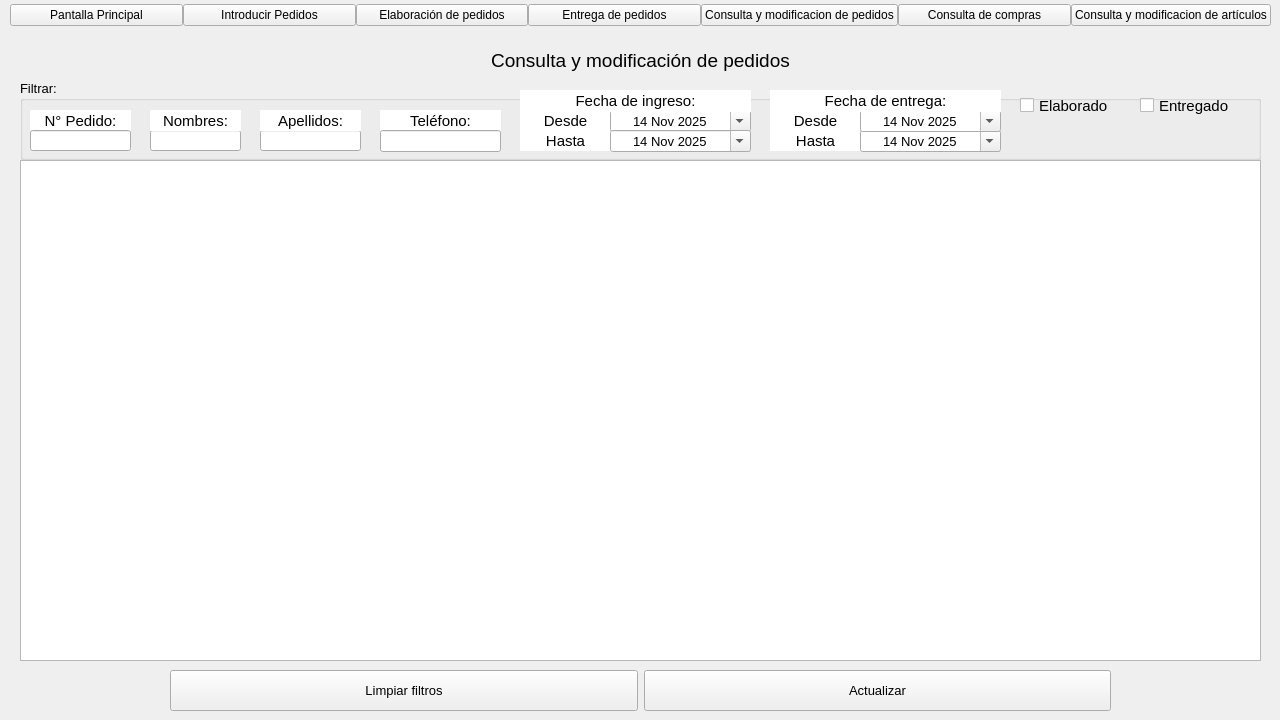
<?xml version="1.0" encoding="UTF-8"?>
<ui version="4.0">
 <class>MainWindow</class>
 <widget class="QMainWindow" name="MainWindow">
  <property name="geometry">
   <rect>
    <x>0</x>
    <y>0</y>
    <width>1280</width>
    <height>720</height>
   </rect>
  </property>
  <property name="windowTitle">
   <string>Proyecto carniceria</string>
  </property>
  <widget class="QWidget" name="centralwidget">
   <widget class="QWidget" name="horizontalLayoutWidget">
    <property name="geometry">
     <rect>
      <x>10</x>
      <y>-10</y>
      <width>1261</width>
      <height>51</height>
     </rect>
    </property>
    <layout class="QHBoxLayout" name="horizontalLayout" stretch="1,1,1,1,1,1,1">
     <property name="spacing">
      <number>0</number>
     </property>
     <property name="sizeConstraint">
      <enum>QLayout::SetDefaultConstraint</enum>
     </property>
     <item>
      <widget class="QPushButton" name="menuPantallaPrincipal">
       <property name="cursor">
        <cursorShape>PointingHandCursor</cursorShape>
       </property>
       <property name="text">
        <string>Pantalla Principal</string>
       </property>
      </widget>
     </item>
     <item>
      <widget class="QPushButton" name="menuIntroduccionPedidos">
       <property name="cursor">
        <cursorShape>PointingHandCursor</cursorShape>
       </property>
       <property name="text">
        <string>Introducir Pedidos</string>
       </property>
      </widget>
     </item>
     <item>
      <widget class="QPushButton" name="menuElaboracionPedidos">
       <property name="cursor">
        <cursorShape>PointingHandCursor</cursorShape>
       </property>
       <property name="text">
        <string>Elaboración de pedidos</string>
       </property>
      </widget>
     </item>
     <item>
      <widget class="QPushButton" name="menuEntregaPedidos">
       <property name="cursor">
        <cursorShape>PointingHandCursor</cursorShape>
       </property>
       <property name="text">
        <string>Entrega de pedidos</string>
       </property>
      </widget>
     </item>
     <item>
      <widget class="QPushButton" name="menuConsultaPedidos">
       <property name="cursor">
        <cursorShape>PointingHandCursor</cursorShape>
       </property>
       <property name="text">
        <string>Consulta y modificacion de pedidos</string>
       </property>
      </widget>
     </item>
     <item>
      <widget class="QPushButton" name="menuConsultaCompras">
       <property name="cursor">
        <cursorShape>PointingHandCursor</cursorShape>
       </property>
       <property name="text">
        <string>Consulta de compras</string>
       </property>
      </widget>
     </item>
     <item>
      <widget class="QPushButton" name="menuConsultaArticulos">
       <property name="cursor">
        <cursorShape>PointingHandCursor</cursorShape>
       </property>
       <property name="text">
        <string>Consulta y modificacion de artículos</string>
       </property>
      </widget>
     </item>
    </layout>
   </widget>
   <widget class="QLabel" name="label">
    <property name="geometry">
     <rect>
      <x>10</x>
      <y>40</y>
      <width>1261</width>
      <height>41</height>
     </rect>
    </property>
    <property name="font">
     <font>
      <pointsize>14</pointsize>
     </font>
    </property>
    <property name="cursor">
     <cursorShape>ArrowCursor</cursorShape>
    </property>
    <property name="text">
     <string>Consulta y modificación de pedidos</string>
    </property>
    <property name="alignment">
     <set>Qt::AlignCenter</set>
    </property>
   </widget>
   <widget class="QTableWidget" name="tablaPedidos">
    <property name="geometry">
     <rect>
      <x>20</x>
      <y>160</y>
      <width>1241</width>
      <height>501</height>
     </rect>
    </property>
    <property name="editTriggers">
     <set>QAbstractItemView::NoEditTriggers</set>
    </property>
    <property name="selectionMode">
     <enum>QAbstractItemView::ExtendedSelection</enum>
    </property>
    <property name="selectionBehavior">
     <enum>QAbstractItemView::SelectRows</enum>
    </property>
    <property name="sortingEnabled">
     <bool>true</bool>
    </property>
   </widget>
   <widget class="QGroupBox" name="groupBox">
    <property name="geometry">
     <rect>
      <x>20</x>
      <y>80</y>
      <width>1241</width>
      <height>80</height>
     </rect>
    </property>
    <property name="font">
     <font>
      <pointsize>10</pointsize>
     </font>
    </property>
    <property name="title">
     <string>Filtrar:</string>
    </property>
    <widget class="QLabel" name="label_11">
     <property name="geometry">
      <rect>
       <x>750</x>
       <y>50</y>
       <width>91</width>
       <height>21</height>
      </rect>
     </property>
     <property name="font">
      <font>
       <pointsize>11</pointsize>
      </font>
     </property>
     <property name="styleSheet">
      <string notr="true">background-color: #ffffff;</string>
     </property>
     <property name="text">
      <string>Hasta</string>
     </property>
     <property name="alignment">
      <set>Qt::AlignCenter</set>
     </property>
    </widget>
    <widget class="QDateEdit" name="fechaEntregaHasta">
     <property name="geometry">
      <rect>
       <x>840</x>
       <y>50</y>
       <width>141</width>
       <height>22</height>
      </rect>
     </property>
     <property name="font">
      <font>
       <pointsize>10</pointsize>
      </font>
     </property>
     <property name="wrapping">
      <bool>false</bool>
     </property>
     <property name="frame">
      <bool>true</bool>
     </property>
     <property name="alignment">
      <set>Qt::AlignCenter</set>
     </property>
     <property name="readOnly">
      <bool>false</bool>
     </property>
     <property name="calendarPopup">
      <bool>true</bool>
     </property>
     <property name="date">
      <date>
       <year>2025</year>
       <month>11</month>
       <day>14</day>
      </date>
     </property>
    </widget>
    <widget class="QLabel" name="label_8">
     <property name="geometry">
      <rect>
       <x>500</x>
       <y>30</y>
       <width>91</width>
       <height>21</height>
      </rect>
     </property>
     <property name="font">
      <font>
       <pointsize>11</pointsize>
      </font>
     </property>
     <property name="styleSheet">
      <string notr="true">background-color: #ffffff;</string>
     </property>
     <property name="text">
      <string>Desde</string>
     </property>
     <property name="alignment">
      <set>Qt::AlignCenter</set>
     </property>
    </widget>
    <widget class="QCheckBox" name="boxEntregado">
     <property name="geometry">
      <rect>
       <x>1120</x>
       <y>10</y>
       <width>111</width>
       <height>31</height>
      </rect>
     </property>
     <property name="font">
      <font>
       <pointsize>11</pointsize>
      </font>
     </property>
     <property name="cursor">
      <cursorShape>PointingHandCursor</cursorShape>
     </property>
     <property name="text">
      <string>Entregado</string>
     </property>
    </widget>
    <widget class="QLineEdit" name="txtNombreCliente">
     <property name="geometry">
      <rect>
       <x>130</x>
       <y>50</y>
       <width>91</width>
       <height>21</height>
      </rect>
     </property>
     <property name="font">
      <font>
       <pointsize>10</pointsize>
      </font>
     </property>
    </widget>
    <widget class="QLabel" name="label_5">
     <property name="geometry">
      <rect>
       <x>360</x>
       <y>30</y>
       <width>121</width>
       <height>21</height>
      </rect>
     </property>
     <property name="font">
      <font>
       <pointsize>11</pointsize>
      </font>
     </property>
     <property name="styleSheet">
      <string notr="true">background-color: #ffffff;</string>
     </property>
     <property name="text">
      <string>Teléfono:</string>
     </property>
     <property name="alignment">
      <set>Qt::AlignCenter</set>
     </property>
    </widget>
    <widget class="QLineEdit" name="txtApellidoCliente">
     <property name="geometry">
      <rect>
       <x>240</x>
       <y>50</y>
       <width>101</width>
       <height>21</height>
      </rect>
     </property>
     <property name="font">
      <font>
       <pointsize>10</pointsize>
      </font>
     </property>
    </widget>
    <widget class="QLabel" name="label_9">
     <property name="geometry">
      <rect>
       <x>500</x>
       <y>50</y>
       <width>91</width>
       <height>21</height>
      </rect>
     </property>
     <property name="font">
      <font>
       <pointsize>11</pointsize>
      </font>
     </property>
     <property name="styleSheet">
      <string notr="true">background-color: #ffffff;</string>
     </property>
     <property name="text">
      <string>Hasta</string>
     </property>
     <property name="alignment">
      <set>Qt::AlignCenter</set>
     </property>
    </widget>
    <widget class="QLineEdit" name="txtTelefonoCliente">
     <property name="geometry">
      <rect>
       <x>360</x>
       <y>50</y>
       <width>121</width>
       <height>22</height>
      </rect>
     </property>
     <property name="font">
      <font>
       <pointsize>10</pointsize>
      </font>
     </property>
    </widget>
    <widget class="QLabel" name="label_2">
     <property name="geometry">
      <rect>
       <x>10</x>
       <y>30</y>
       <width>101</width>
       <height>21</height>
      </rect>
     </property>
     <property name="font">
      <font>
       <pointsize>11</pointsize>
      </font>
     </property>
     <property name="styleSheet">
      <string notr="true">background-color: #ffffff;</string>
     </property>
     <property name="text">
      <string>N° Pedido:</string>
     </property>
     <property name="alignment">
      <set>Qt::AlignCenter</set>
     </property>
    </widget>
    <widget class="QLabel" name="label_4">
     <property name="geometry">
      <rect>
       <x>240</x>
       <y>30</y>
       <width>101</width>
       <height>21</height>
      </rect>
     </property>
     <property name="font">
      <font>
       <pointsize>11</pointsize>
      </font>
     </property>
     <property name="styleSheet">
      <string notr="true">background-color: #ffffff;</string>
     </property>
     <property name="text">
      <string>Apellidos:</string>
     </property>
     <property name="alignment">
      <set>Qt::AlignCenter</set>
     </property>
    </widget>
    <widget class="QLabel" name="label_3">
     <property name="geometry">
      <rect>
       <x>130</x>
       <y>30</y>
       <width>91</width>
       <height>21</height>
      </rect>
     </property>
     <property name="font">
      <font>
       <pointsize>11</pointsize>
      </font>
     </property>
     <property name="styleSheet">
      <string notr="true">background-color: #ffffff;</string>
     </property>
     <property name="text">
      <string>Nombres:</string>
     </property>
     <property name="alignment">
      <set>Qt::AlignCenter</set>
     </property>
    </widget>
    <widget class="QCheckBox" name="boxElaborado">
     <property name="geometry">
      <rect>
       <x>1000</x>
       <y>10</y>
       <width>111</width>
       <height>31</height>
      </rect>
     </property>
     <property name="font">
      <font>
       <pointsize>11</pointsize>
      </font>
     </property>
     <property name="cursor">
      <cursorShape>PointingHandCursor</cursorShape>
     </property>
     <property name="styleSheet">
      <string notr="true"/>
     </property>
     <property name="text">
      <string>Elaborado</string>
     </property>
     <property name="tristate">
      <bool>false</bool>
     </property>
    </widget>
    <widget class="QDateEdit" name="fechaIngresoDesde">
     <property name="geometry">
      <rect>
       <x>590</x>
       <y>30</y>
       <width>141</width>
       <height>22</height>
      </rect>
     </property>
     <property name="font">
      <font>
       <pointsize>10</pointsize>
      </font>
     </property>
     <property name="wrapping">
      <bool>false</bool>
     </property>
     <property name="frame">
      <bool>true</bool>
     </property>
     <property name="alignment">
      <set>Qt::AlignCenter</set>
     </property>
     <property name="readOnly">
      <bool>false</bool>
     </property>
     <property name="calendarPopup">
      <bool>true</bool>
     </property>
     <property name="date">
      <date>
       <year>2025</year>
       <month>11</month>
       <day>14</day>
      </date>
     </property>
    </widget>
    <widget class="QDateEdit" name="fechaIngresoHasta">
     <property name="geometry">
      <rect>
       <x>590</x>
       <y>50</y>
       <width>141</width>
       <height>22</height>
      </rect>
     </property>
     <property name="font">
      <font>
       <pointsize>10</pointsize>
      </font>
     </property>
     <property name="wrapping">
      <bool>false</bool>
     </property>
     <property name="frame">
      <bool>true</bool>
     </property>
     <property name="alignment">
      <set>Qt::AlignCenter</set>
     </property>
     <property name="readOnly">
      <bool>false</bool>
     </property>
     <property name="calendarPopup">
      <bool>true</bool>
     </property>
     <property name="date">
      <date>
       <year>2025</year>
       <month>11</month>
       <day>14</day>
      </date>
     </property>
    </widget>
    <widget class="QLabel" name="label_10">
     <property name="geometry">
      <rect>
       <x>750</x>
       <y>30</y>
       <width>91</width>
       <height>21</height>
      </rect>
     </property>
     <property name="font">
      <font>
       <pointsize>11</pointsize>
      </font>
     </property>
     <property name="styleSheet">
      <string notr="true">background-color: #ffffff;</string>
     </property>
     <property name="text">
      <string>Desde</string>
     </property>
     <property name="alignment">
      <set>Qt::AlignCenter</set>
     </property>
    </widget>
    <widget class="QLineEdit" name="txtNumPedido">
     <property name="geometry">
      <rect>
       <x>10</x>
       <y>50</y>
       <width>101</width>
       <height>21</height>
      </rect>
     </property>
     <property name="font">
      <font>
       <pointsize>10</pointsize>
      </font>
     </property>
     <property name="readOnly">
      <bool>false</bool>
     </property>
    </widget>
    <widget class="QDateEdit" name="fechaEntregaDesde">
     <property name="geometry">
      <rect>
       <x>840</x>
       <y>30</y>
       <width>141</width>
       <height>22</height>
      </rect>
     </property>
     <property name="font">
      <font>
       <pointsize>10</pointsize>
      </font>
     </property>
     <property name="wrapping">
      <bool>false</bool>
     </property>
     <property name="frame">
      <bool>true</bool>
     </property>
     <property name="alignment">
      <set>Qt::AlignCenter</set>
     </property>
     <property name="readOnly">
      <bool>false</bool>
     </property>
     <property name="calendarPopup">
      <bool>true</bool>
     </property>
     <property name="date">
      <date>
       <year>2025</year>
       <month>11</month>
       <day>14</day>
      </date>
     </property>
    </widget>
    <widget class="QLabel" name="label_7">
     <property name="geometry">
      <rect>
       <x>750</x>
       <y>10</y>
       <width>231</width>
       <height>22</height>
      </rect>
     </property>
     <property name="font">
      <font>
       <pointsize>11</pointsize>
      </font>
     </property>
     <property name="styleSheet">
      <string notr="true">background-color: #ffffff;</string>
     </property>
     <property name="text">
      <string>Fecha de entrega:</string>
     </property>
     <property name="alignment">
      <set>Qt::AlignCenter</set>
     </property>
    </widget>
    <widget class="QLabel" name="label_6">
     <property name="geometry">
      <rect>
       <x>500</x>
       <y>10</y>
       <width>231</width>
       <height>22</height>
      </rect>
     </property>
     <property name="font">
      <font>
       <pointsize>11</pointsize>
      </font>
     </property>
     <property name="styleSheet">
      <string notr="true">background-color: #ffffff;</string>
     </property>
     <property name="text">
      <string>Fecha de ingreso:</string>
     </property>
     <property name="alignment">
      <set>Qt::AlignCenter</set>
     </property>
    </widget>
   </widget>
   <widget class="QWidget" name="horizontalLayoutWidget_2">
    <property name="geometry">
     <rect>
      <x>20</x>
      <y>670</y>
      <width>1241</width>
      <height>41</height>
     </rect>
    </property>
    <layout class="QHBoxLayout" name="horizontalLayout_2">
     <property name="leftMargin">
      <number>150</number>
     </property>
     <property name="rightMargin">
      <number>150</number>
     </property>
     <item>
      <widget class="QPushButton" name="btnLimpiar">
       <property name="sizePolicy">
        <sizepolicy hsizetype="Minimum" vsizetype="Expanding">
         <horstretch>0</horstretch>
         <verstretch>0</verstretch>
        </sizepolicy>
       </property>
       <property name="font">
        <font>
         <pointsize>10</pointsize>
        </font>
       </property>
       <property name="cursor">
        <cursorShape>PointingHandCursor</cursorShape>
       </property>
       <property name="text">
        <string>Limpiar filtros</string>
       </property>
      </widget>
     </item>
     <item>
      <widget class="QPushButton" name="btnActualizar">
       <property name="sizePolicy">
        <sizepolicy hsizetype="Minimum" vsizetype="Expanding">
         <horstretch>0</horstretch>
         <verstretch>0</verstretch>
        </sizepolicy>
       </property>
       <property name="font">
        <font>
         <pointsize>10</pointsize>
        </font>
       </property>
       <property name="cursor">
        <cursorShape>PointingHandCursor</cursorShape>
       </property>
       <property name="text">
        <string>Actualizar</string>
       </property>
      </widget>
     </item>
    </layout>
   </widget>
  </widget>
  <action name="action">
   <property name="text">
    <string>s</string>
   </property>
  </action>
 </widget>
 <tabstops>
  <tabstop>menuPantallaPrincipal</tabstop>
  <tabstop>menuIntroduccionPedidos</tabstop>
  <tabstop>menuElaboracionPedidos</tabstop>
  <tabstop>menuEntregaPedidos</tabstop>
  <tabstop>menuConsultaPedidos</tabstop>
  <tabstop>menuConsultaCompras</tabstop>
  <tabstop>menuConsultaArticulos</tabstop>
  <tabstop>txtNumPedido</tabstop>
  <tabstop>txtNombreCliente</tabstop>
  <tabstop>txtApellidoCliente</tabstop>
  <tabstop>txtTelefonoCliente</tabstop>
  <tabstop>fechaIngresoDesde</tabstop>
  <tabstop>fechaIngresoHasta</tabstop>
  <tabstop>fechaEntregaDesde</tabstop>
  <tabstop>fechaEntregaHasta</tabstop>
  <tabstop>boxElaborado</tabstop>
  <tabstop>boxEntregado</tabstop>
  <tabstop>btnLimpiar</tabstop>
  <tabstop>btnActualizar</tabstop>
  <tabstop>tablaPedidos</tabstop>
 </tabstops>
 <resources/>
 <connections/>
</ui>
